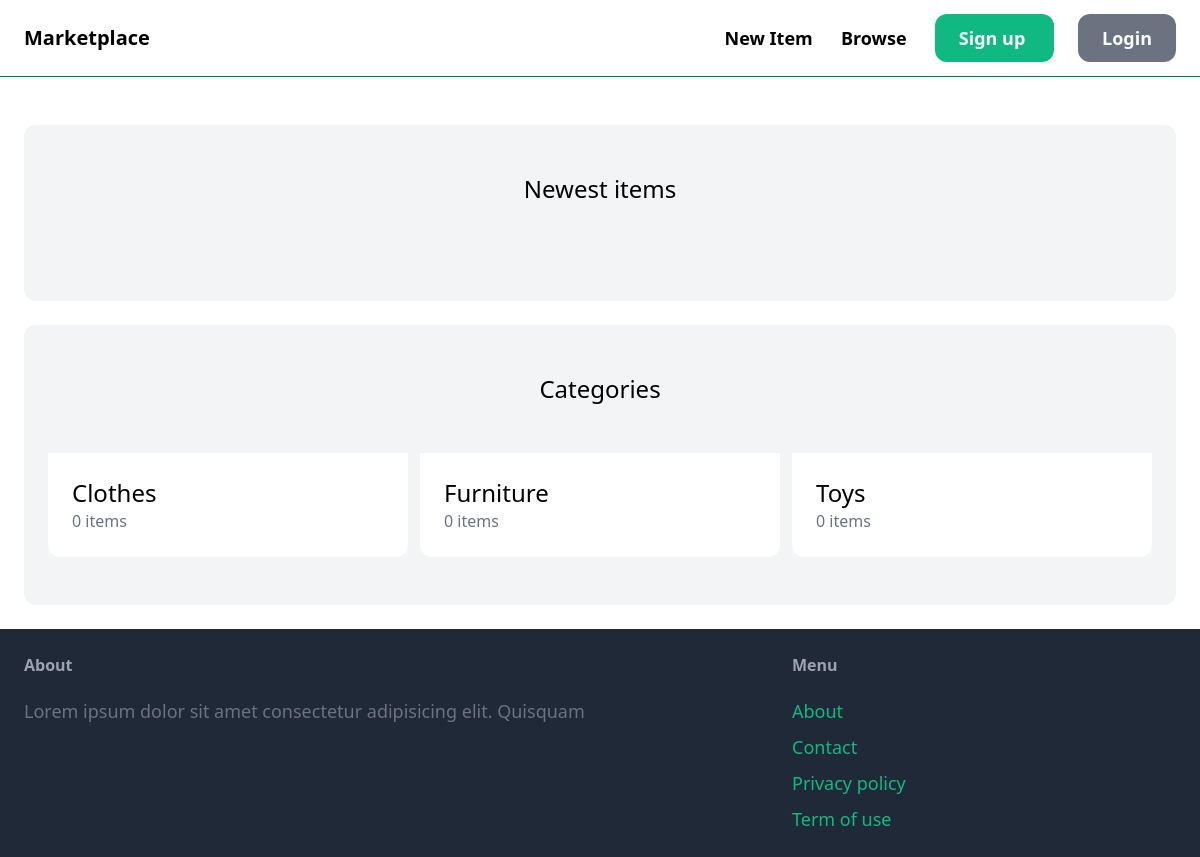
The app's page /, older data.
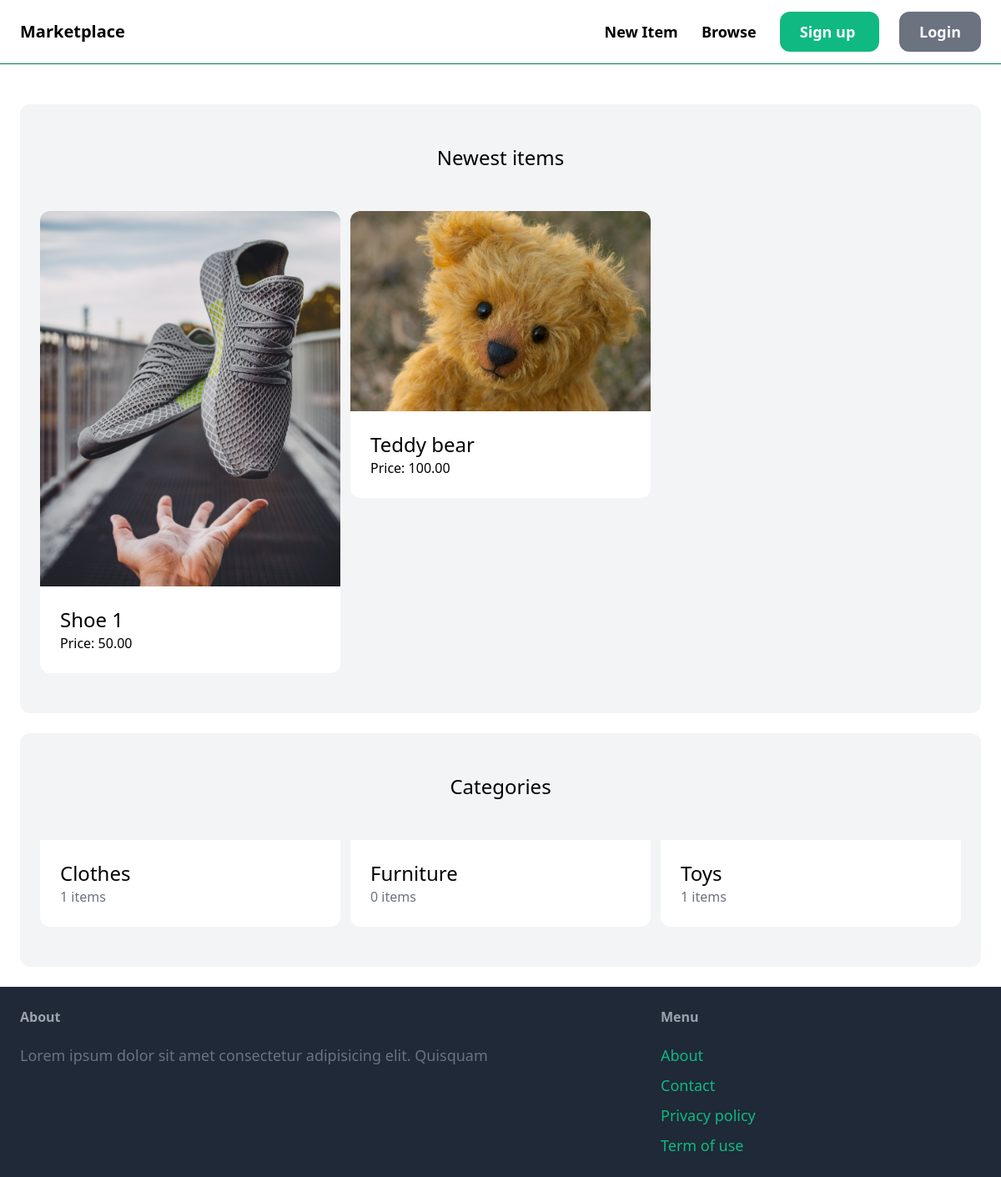
The same page, newer data.
### item/models.py (models this page shows, shortened)
class Category(models.Model):
    name = models.CharField(max_length=255)
    class Meta:
        ordering = ["name"]
        verbose_name_plural = "Categories"

class Item(models.Model):
    Category = models.ForeignKey(
        Category, related_name="items", on_delete=models.CASCADE
    )
    name = models.CharField(max_length=255)
    description = models.TextField(blank=True, null=True)
    price = models.DecimalField(max_digits=10, decimal_places=2)
    image = models.ImageField(upload_to="item_images", blank=True, null=True)
    is_sold = models.BooleanField(default=False)
    created_by = models.ForeignKey(User, related_name="items", on_delete=models.CASCADE)
    created_at = models.DateTimeField(auto_now_add=True)
    class Meta:
        ordering = ["-created_at"]

### core/views.py (the view)
# urls.py: path("", index, name="index"),
def index(request):
    items = Item.objects.filter(is_sold=False)[0:6]
    categories = Category.objects.all()
    return render(
        request,
        "core/index.html",
        {
            "items": items,
            "categories": categories,
        },
    )

### core/templates/core/index.html
{% extends 'core/base.html' %} {% block title %}Welcome{% endblock %} {% block content %}
<div class="mt-6 px-6 py-12 bg-gray-100 rounded-xl">
    <h2 class="mb-12 text-2xl text-center">Newest items</h2>
    <div class="grid grid-cols-3 gap-3">
        {% for item in items %}
        <div>
            <a href="{% url 'item:detail' item.id %}">
                <div>
                    <img src="{{ item.image.url}}" alt="" class="rounded-t-xl" />
                </div>
                <div class="p-6 bg-white rounded-b-xl">
                    <h2 class="text-2xl">{{ item.name }}</h2>
                    <p classtext-gray-500>Price: {{ item.price }}</p>
                </div>
            </a>
        </div>
        {% endfor %}
    </div>
</div>
<div class="mt-6 px-6 py-12 bg-gray-100 rounded-xl">
    <h2 class="mb-12 text-2xl text-center">Categories</h2>
    <div class="grid grid-cols-3 gap-3">
        {% for category in categories %}
        <div>
            <a href="#">
                <div class="p-6 bg-white rounded-b-xl">
                    <h2 class="text-2xl">{{ category.name }}</h2>
                    <p class="text-gray-500">{{ category.items.count }} items</p>
                </div>
            </a>
        </div>
        {% endfor %}
    </div>
</div>
{% endblock %}

Row changes from the older to the newer data that the page shows:
added Item: image (picture), name "Shoe 1", price "50.00"
added Item: image (picture), name "Teddy bear", price "100.00"
computed for Category "Clothes": items.count "0" → "1"
computed for Category "Toys": items.count "0" → "1"
